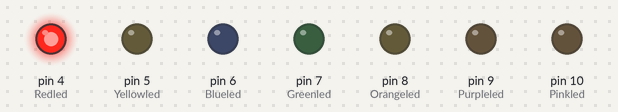
Simulated run of this sketch. Board: Arduino Uno, built with avr-gcc and run on an emulated ATmega328P. Parts: output pins drawn as LEDs (lit = HIGH).

Above: at 0.2 s.
At 1.2 s:
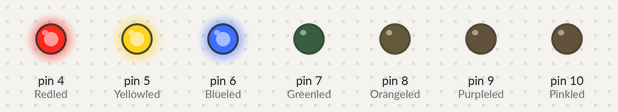
At 2.7 s:
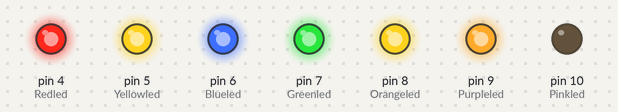
At 4.2 s:
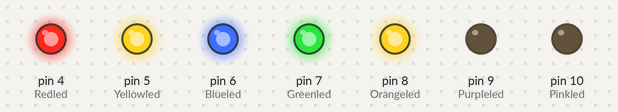
At 6.7 s:
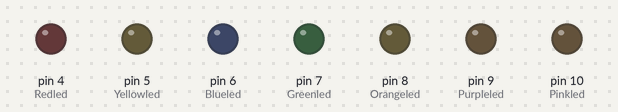
At 8.7 s:
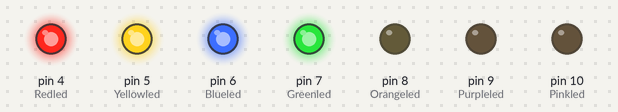
Timing chart, 0 to 9.1 s (numbered marks = the images above):
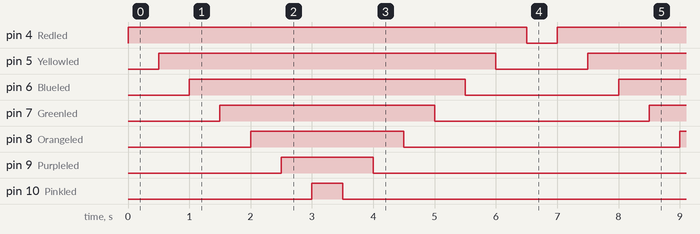

The sketch:

sketch_jun03Assending_on_Dessending_Off_led.ino
```cpp
const int Redled = 4;
const int Yellowled = 5;
const int Blueled = 6;
const int Greenled = 7;
const int Orangeled = 8;
const int Purpleled = 9;
const int Pinkled = 10;
void setup() {
  // put your setup code here, to run once:

 pinMode(Redled,OUTPUT);
 pinMode(Yellowled,OUTPUT);
 pinMode(Blueled,OUTPUT);
 pinMode(Greenled,OUTPUT);
 pinMode(Orangeled,OUTPUT);
 pinMode(Purpleled,OUTPUT);
 pinMode(Pinkled,OUTPUT);

}

void loop() {

  digitalWrite(Redled,HIGH);
  delay(500);
  digitalWrite(Yellowled,HIGH);
  delay(500);
  digitalWrite(Blueled,HIGH);
  delay(500);
  digitalWrite(Greenled,HIGH);
  delay(500);
  digitalWrite(Orangeled,HIGH);
  delay(500);
  digitalWrite(Purpleled,HIGH);
  delay(500);
  digitalWrite(Pinkled,HIGH);
  delay(500);


 digitalWrite(Pinkled, LOW);
  delay(500);
  digitalWrite(Purpleled, LOW);
  delay(500);
  digitalWrite(Orangeled,LOW);
  delay(500);
   digitalWrite(Greenled,LOW);
  delay(500);
   digitalWrite(Blueled,LOW);
  delay(500);
  digitalWrite(Yellowled,LOW);
  delay(500);
  digitalWrite(Redled,LOW);
  delay(500);
}
```

Measured:
- by itself, pin 4 (Redled): alternates HIGH for 6.5 s and LOW for 0.50 s
- by itself, pin 5 (Yellowled): alternates HIGH for 5.5 s and LOW for 1.5 s
- by itself, pin 6 (Blueled): alternates HIGH for 4.5 s and LOW for 2.5 s
- by itself, pin 7 (Greenled): alternates HIGH for 3.5 s and LOW for 3.5 s
- by itself, pin 8 (Orangeled): alternates HIGH for 2.5 s and LOW for 4.5 s
- by itself, pin 9 (Purpleled): alternates HIGH for 1.5 s and LOW for 5.5 s
- by itself, pin 10 (Pinkled): alternates HIGH for 0.50 s and LOW for 6.5 s
